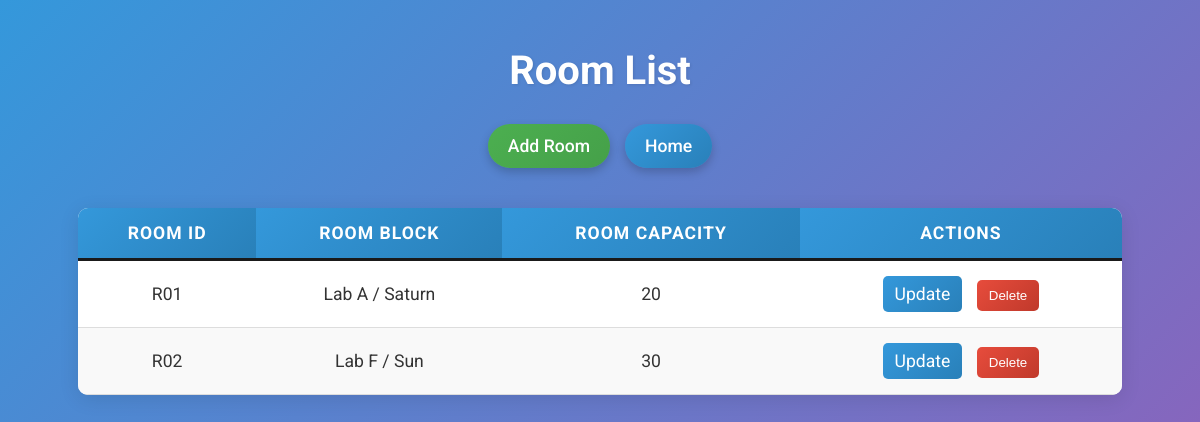
/homepage/rooms/lecturer, run on the app's committed database.
### college/models.py (models this page shows)
class Room(models.Model):
    roomID = models.CharField(max_length=10, primary_key=True)
    roomBlock = models.CharField(max_length=15)
    roomCapacity = models.IntegerField()

### college/views.py (the view)
# urls.py: path('rooms/lecturer', views.room_lecturer, name='room_lecturer'),
def room_lecturer(request):
    rooms = Room.objects.all()  # Retrieve all Room objects
    return render(request, 'room_lecturer.html', {'rooms': rooms})

### college/templates/room_lecturer.html (shortened to what this page needs)
<!DOCTYPE html>
<html lang="en">
<head>
</head>
<body>
    <h1>Room List</h1>
    <div class="button-container">
        <a href="{% url 'add_room' %}" class="button">Add Room</a>
        <a href="{% url 'lecturer_detail' %}" class="button home-button">Home</a>
    </div>
    <table>
        <thead>
            <tr>
                <th>Room ID</th>
                <th>Room Block</th>
                <th>Room Capacity</th>
                <th>Actions</th>
            </tr>
        </thead>
        <tbody>
            {% for room in rooms %}
            <tr>
                <td>{{ room.roomID }}</td>
                <td>{{ room.roomBlock }}</td>
                <td>{{ room.roomCapacity }}</td>
                <td class="actions">
                    <a href="{% url 'update_room' room.roomID %}">Update</a>
                    <form action="{% url 'delete_room' room.roomID %}" method="post" style="display:inline;">
                        <button type="submit" onclick="return confirm('Are you sure you want to delete this room?')">Delete</button>
                    </form>
                </td>
            </tr>
            {% empty %}
            <tr>
                <td colspan="4">No rooms available.</td>
            </tr>
            {% endfor %}
        </tbody>
    </table>
</body>
</html>

### college/templates/room_lecturer.html (style rules this page uses)
body { font-family: 'Roboto', sans-serif; background: linear-gradient(135deg, #3498db, #9b59b6); margin: 0; padding: 20px; display: flex; flex-direction: column; align-items: center; min-height: 100vh; }
h1 { color: white; font-size: 2.5em; margin-bottom: 30px; text-align: center; text-shadow: 1px 1px 3px rgba(0, 0, 0, 0.1); }
.button-container { margin-bottom: 20px; display: flex; justify-content: center; gap: 15px; }
.button { padding: 12px 20px; background: linear-gradient(135deg, #4CAF50, #45a049); color: white; text-decoration: none; border-radius: 30px; font-weight: 500; transition: background 0.3s, transform 0.3s, box-shadow 0.3s; text-align: center; box-shadow: 0 4px 10px rgba(0, 0, 0, 0.2); font-size: 1.1em; }
.home-button { background: linear-gradient(135deg, #3498db, #2980b9); }
table { width: 90%; max-width: 1200px; margin-top: 20px; border-collapse: collapse; background-color: #ffffff; box-shadow: 0 4px 20px rgba(0, 0, 0, 0.1); border-radius: 10px; overflow: hidden; }
th, td { padding: 15px; text-align: center; font-size: 1.1em; color: #333; }
th { background: linear-gradient(135deg, #3498db, #2980b9); color: white; text-transform: uppercase; letter-spacing: 1px; border-bottom: 3px solid #1a1a1a; }
td { border-bottom: 1px solid #ddd; }
tr:nth-child(even) { background-color: #f9f9f9; }
.actions a, .actions form button { display: inline-block; padding: 8px 12px; margin: 0 5px; color: white; text-decoration: none; border-radius: 5px; transition: background 0.3s ease, transform 0.3s; }
.actions a { background: linear-gradient(135deg, #3498db, #2980b9); }
.actions form button { background: linear-gradient(135deg, #e74c3c, #c0392b); border: none; cursor: pointer; border-radius: 5px; }

### data on the page
Room: roomID "R01", roomBlock "Lab A / Saturn", roomCapacity "20"
Room: roomID "R02", roomBlock "Lab F / Sun", roomCapacity "30"
